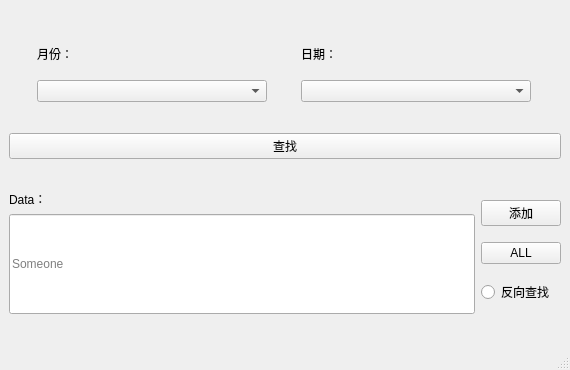
<?xml version="1.0" encoding="UTF-8"?>
<ui version="4.0">
 <class>MainWindow</class>
 <widget class="QMainWindow" name="MainWindow">
  <property name="geometry">
   <rect>
    <x>0</x>
    <y>0</y>
    <width>570</width>
    <height>370</height>
   </rect>
  </property>
  <property name="minimumSize">
   <size>
    <width>570</width>
    <height>370</height>
   </size>
  </property>
  <property name="maximumSize">
   <size>
    <width>670</width>
    <height>470</height>
   </size>
  </property>
  <property name="windowTitle">
   <string>MainWindow</string>
  </property>
  <widget class="QWidget" name="centralwidget">
   <layout class="QHBoxLayout" name="horizontalLayout_3">
    <item>
     <layout class="QVBoxLayout" name="verticalLayout_5">
      <item>
       <layout class="QHBoxLayout" name="horizontalLayout">
        <item>
         <layout class="QVBoxLayout" name="verticalLayout">
          <item>
           <widget class="QLabel" name="label">
            <property name="minimumSize">
             <size>
              <width>0</width>
              <height>30</height>
             </size>
            </property>
            <property name="maximumSize">
             <size>
              <width>16777215</width>
              <height>40</height>
             </size>
            </property>
            <property name="text">
             <string>月份：</string>
            </property>
           </widget>
          </item>
          <item>
           <widget class="QComboBox" name="Month">
            <property name="maximumSize">
             <size>
              <width>230</width>
              <height>16777215</height>
             </size>
            </property>
           </widget>
          </item>
         </layout>
        </item>
        <item>
         <layout class="QVBoxLayout" name="verticalLayout_2">
          <item>
           <widget class="QLabel" name="label_2">
            <property name="minimumSize">
             <size>
              <width>0</width>
              <height>30</height>
             </size>
            </property>
            <property name="maximumSize">
             <size>
              <width>16777215</width>
              <height>40</height>
             </size>
            </property>
            <property name="text">
             <string>日期：</string>
            </property>
           </widget>
          </item>
          <item>
           <widget class="QComboBox" name="Day">
            <property name="maximumSize">
             <size>
              <width>230</width>
              <height>16777215</height>
             </size>
            </property>
           </widget>
          </item>
         </layout>
        </item>
       </layout>
      </item>
      <item>
       <widget class="QPushButton" name="Find">
        <property name="text">
         <string>查找</string>
        </property>
       </widget>
      </item>
      <item>
       <layout class="QHBoxLayout" name="horizontalLayout_2">
        <item>
         <layout class="QVBoxLayout" name="verticalLayout_4">
          <item>
           <widget class="QLabel" name="label_3">
            <property name="text">
             <string>Data：</string>
            </property>
           </widget>
          </item>
          <item>
           <widget class="QLineEdit" name="infoWindow">
            <property name="minimumSize">
             <size>
              <width>310</width>
              <height>100</height>
             </size>
            </property>
            <property name="maximumSize">
             <size>
              <width>16777215</width>
              <height>1000</height>
             </size>
            </property>
            <property name="placeholderText">
             <string>Someone</string>
            </property>
            <property name="cursorMoveStyle">
             <enum>Qt::LogicalMoveStyle</enum>
            </property>
           </widget>
          </item>
         </layout>
        </item>
        <item>
         <layout class="QVBoxLayout" name="verticalLayout_3">
          <item>
           <widget class="QPushButton" name="Add">
            <property name="text">
             <string>添加</string>
            </property>
           </widget>
          </item>
          <item>
           <widget class="QPushButton" name="All">
            <property name="text">
             <string>ALL</string>
            </property>
           </widget>
          </item>
          <item>
           <widget class="QRadioButton" name="BackFind">
            <property name="text">
             <string>反向查找</string>
            </property>
           </widget>
          </item>
         </layout>
        </item>
       </layout>
      </item>
     </layout>
    </item>
   </layout>
  </widget>
  <widget class="QStatusBar" name="statusbar"/>
 </widget>
 <resources/>
 <connections>
  <connection>
   <sender>Month</sender>
   <signal>activated(QString)</signal>
   <receiver>MainWindow</receiver>
   <slot>ChangeDayNumber()</slot>
   <hints>
    <hint type="sourcelabel">
     <x>128</x>
     <y>115</y>
    </hint>
    <hint type="destinationlabel">
     <x>284</x>
     <y>184</y>
    </hint>
   </hints>
  </connection>
  <connection>
   <sender>Day</sender>
   <signal>activated(int)</signal>
   <receiver>MainWindow</receiver>
   <slot>UpData_DayData()</slot>
   <hints>
    <hint type="sourcelabel">
     <x>404</x>
     <y>115</y>
    </hint>
    <hint type="destinationlabel">
     <x>284</x>
     <y>184</y>
    </hint>
   </hints>
  </connection>
  <connection>
   <sender>Find</sender>
   <signal>clicked()</signal>
   <receiver>MainWindow</receiver>
   <slot>Find()</slot>
   <hints>
    <hint type="sourcelabel">
     <x>284</x>
     <y>172</y>
    </hint>
    <hint type="destinationlabel">
     <x>284</x>
     <y>184</y>
    </hint>
   </hints>
  </connection>
  <connection>
   <sender>All</sender>
   <signal>clicked()</signal>
   <receiver>MainWindow</receiver>
   <slot>All()</slot>
   <hints>
    <hint type="sourcelabel">
     <x>509</x>
     <y>266</y>
    </hint>
    <hint type="destinationlabel">
     <x>284</x>
     <y>184</y>
    </hint>
   </hints>
  </connection>
  <connection>
   <sender>Add</sender>
   <signal>clicked()</signal>
   <receiver>MainWindow</receiver>
   <slot>Add()</slot>
   <hints>
    <hint type="sourcelabel">
     <x>509</x>
     <y>220</y>
    </hint>
    <hint type="destinationlabel">
     <x>284</x>
     <y>184</y>
    </hint>
   </hints>
  </connection>
  <connection>
   <sender>BackFind</sender>
   <signal>clicked()</signal>
   <receiver>MainWindow</receiver>
   <slot>Back()</slot>
   <hints>
    <hint type="sourcelabel">
     <x>509</x>
     <y>308</y>
    </hint>
    <hint type="destinationlabel">
     <x>284</x>
     <y>184</y>
    </hint>
   </hints>
  </connection>
 </connections>
 <slots>
  <slot>Find()</slot>
  <slot>UpData_DayData()</slot>
  <slot>ChangeDayNumber()</slot>
  <slot>Add()</slot>
  <slot>Back()</slot>
  <slot>All()</slot>
 </slots>
</ui>
